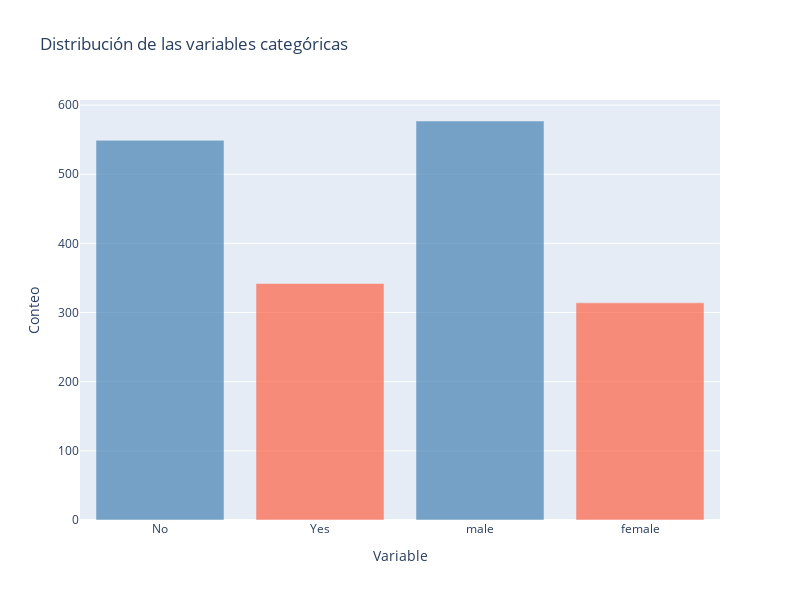

The notebook cell this image was saved under:
### Markdown cell above
##### Balance de Clases

### Code cell
fig = go.Figure()

fig.add_trace(
    go.Bar(
        x = ["No", "Yes"],
        y = df["Survived"].value_counts().values,
        marker = dict(
            color = ["steelblue", "tomato"],
        ),
        opacity=0.7,
        showlegend= False
    ),
)

fig.add_trace(
    go.Bar(
        x = df["Sex"].value_counts().index,
        y = df["Sex"].value_counts().values,
        marker = dict(
            color = ["steelblue", "tomato"],
        ),
        opacity=0.7,
        showlegend= False
    )
)

fig.update_layout(
    title_text="Distribución de las variables categóricas",
    xaxis_title="Variable",
    yaxis_title="Conteo",
    width = 800,
    height = 600
)

### Figure 1 — Plotly figure (JSON) as saved in the notebook; plotly's stock layout.template omitted (floating-point values rounded to 4 significant figures)
{"data": [{"marker": {"color": ["steelblue", "tomato"]}, "opacity": 0.7, "showlegend": false, "type": "bar", "x": ["No", "Yes"], "y": [549, 342]}, {"marker": {"color": ["steelblue", "tomato"]}, "opacity": 0.7, "showlegend": false, "type": "bar", "x": ["male", "female"], "y": [577, 314]}], "layout": {"height": 600, "title": {"text": "Distribución de las variables categóricas"}, "width": 800, "xaxis": {"title": {"text": "Variable"}}, "yaxis": {"title": {"text": "Conteo"}}}}
